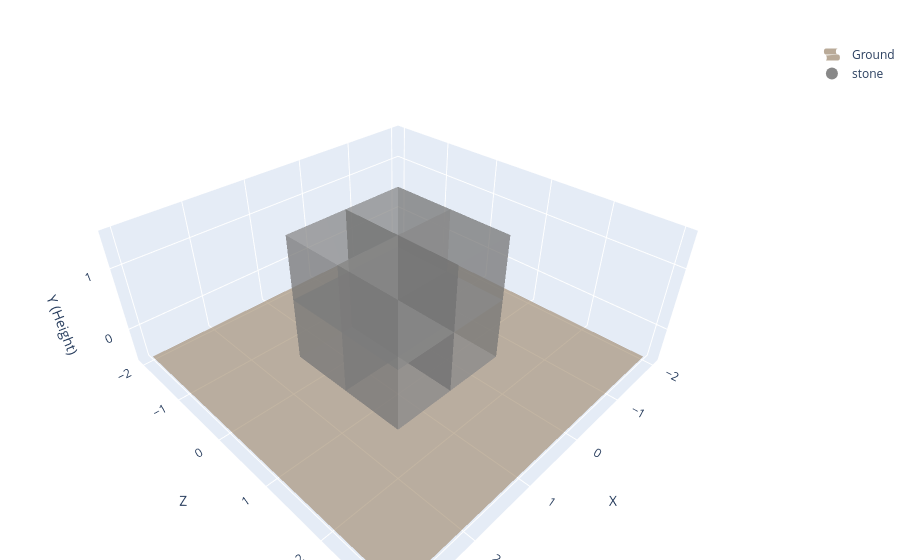

The cell this chart's notebook holds for it:
### Markdown cell above
# Function: `is_leq`

### Code cell
from eval_code.size import is_leq

# Test case: 2x2x2 structure (smaller than 3x3x3)
coords = [
    # Bottom layer (y=0)
    {"x": 0, "y": 0, "z": 0, "material": "stone"},
    {"x": 1, "y": 0, "z": 0, "material": "stone"},
    {"x": 0, "y": 0, "z": 1, "material": "stone"},
    {"x": 1, "y": 0, "z": 1, "material": "stone"},
    # Top layer (y=1)
    {"x": 0, "y": 1, "z": 0, "material": "stone"},
    {"x": 1, "y": 1, "z": 0, "material": "stone"},
    {"x": 0, "y": 1, "z": 1, "material": "stone"},
    {"x": 1, "y": 1, "z": 1, "material": "stone"},
]

# Expect True: 2x2x2 is within bounds of 3x3x3
assert True == is_leq(coords, xz=(3, 3), y=3)
print("✓ PASS: is_leq(coords, xz=(3, 3), y=3)")

# Expect True: 2x2x2 is within bounds of 2x2x2
assert True == is_leq(coords, xz=(2, 2), y=2)
print("✓ PASS: is_leq(coords, xz=(2, 2), y=2)")

# Expect False: 2x2x2 exceeds bounds of 1x1x1 in xz
assert False == is_leq(coords, xz=(1, 1), y=1)
print("✓ PASS: is_leq(coords, xz=(1, 1), y=1) returns 0")

# Expect False: 2x2x2 exceeds bounds in y (y=1 means max range is 0, but we have range 1)
assert False == is_leq(coords, xz=(3, 3), y=1)
print("✓ PASS: is_leq(coords, xz=(3, 3), y=1) returns 0")

# Expect False: xz is OK but y exceeds
assert False == is_leq(coords, xz=(3, 3), y=0)
print("✓ PASS: is_leq(coords, xz=(3, 3), y=0) returns 0")

plotly_blocks.plot(coords)

### Figure 1 — Plotly figure (JSON) as saved in the notebook; plotly's stock layout.template omitted (floating-point values rounded to 4 significant figures)
{"data": [{"colorscale": [[0, "#8B7355"], [1, "#8B7355"]], "name": "Ground", "opacity": 0.6, "showlegend": true, "showscale": false, "type": "surface", "x": [[-2, 3], [-2, 3]], "y": [[-2, -2], [3, 3]], "z": [[-0.5, -0.5], [-0.5, -0.5]]}, {"facecolor": ["#888888", "#888888", "#888888", "#888888", "#888888", "#888888", "#888888", "#888888", "#888888", "#888888", "#888888", "#888888", "#888888", "#888888", "#888888", "#888888", "#888888", "#888888", "#888888", "#888888", "#888888", "#888888", "#888888", "#888888", "#888888", "#888888", "#888888", "#888888", "#888888", "#888888", "#888888", "#888888", "#888888", "#888888", "#888888", "#888888", "#888888", "#888888", "#888888", "#888888", "#888888", "#888888", "#888888", "#888888", "#888888", "#888888", "#888888", "#888888", "#888888", "#888888", "#888888", "#888888", "#888888", "#888888", "#888888", "#888888", "#888888", "#888888", "#888888", "#888888", "#888888", "#888888", "#888888", "#888888", "#888888", "#888888", "#888888", "#888888", "#888888", "#888888", "#888888", "#888888", "#888888", "#888888", "#888888", "#888888", "#888888", "#888888", "#888888", "#888888", "#888888", "#888888", "#888888", "#888888", "#888888", "#888888", "#888888", "#888888", "#888888", "#888888", "#888888", "#888888", "#888888", "#888888", "#888888", "#888888"], "flatshading": true, "i": [0, 0, 4, 4, 0, 0, 2, 2, 1, 1, 0, 0, 8, 8, 12, 12, 8, 8, 10, 10, 9, 9, 8, 8, 16, 16, 20, 20, 16, 16, 18, 18, 17, 17, 16, 16, 24, 24, 28, 28, 24, 24, 26, 26, 25, 25, 24, 24, 32, 32, 36, 36, 32, 32, 34, 34, 33, 33, 32, 32, 40, 40, 44, 44, 40, 40, 42, 42, 41, 41, 40, 40, 48, 48, 52, 52, 48, 48, 50, 50, 49, 49, 48, 48, 56, 56, 60, 60, 56, 56, 58, 58, 57, 57, 56, 56], "j": [1, 2, 5, 6, 1, 5, 3, 7, 2, 6, 3, 7, 9, 10, 13, 14, 9, 13, 11, 15, 10, 14, 11, 15, 17, 18, 21, 22, 17, 21, 19, 23, 18, 22, 19, 23, 25, 26, 29, 30, 25, 29, 27, 31, 26, 30, 27, 31, 33, 34, 37, 38, 33, 37, 35, 39, 34, 38, 35, 39, 41, 42, 45, 46, 41, 45, 43, 47, 42, 46, 43, 47, 49, 50, 53, 54, 49, 53, 51, 55, 50, 54, 51, 55, 57, 58, 61, 62, 57, 61, 59, 63, 58, 62, 59, 63], "k": [2, 3, 6, 7, 5, 4, 7, 6, 6, 5, 7, 4, 10, 11, 14, 15, 13, 12, 15, 14, 14, 13, 15, 12, 18, 19, 22, 23, 21, 20, 23, 22, 22, 21, 23, 20, 26, 27, 30, 31, 29, 28, 31, 30, 30, 29, 31, 28, 34, 35, 38, 39, 37, 36, 39, 38, 38, 37, 39, 36, 42, 43, 46, 47, 45, 44, 47, 46, 46, 45, 47, 44, 50, 51, 54, 55, 53, 52, 55, 54, 54, 53, 55, 52, 58, 59, 62, 63, 61, 60, 63, 62, 62, 61, 63, 60], "opacity": 0.5, "type": "mesh3d", "x": [-0.5, 0.5, 0.5, -0.5, -0.5, 0.5, 0.5, -0.5, 0.5, 1.5, 1.5, 0.5, 0.5, 1.5, 1.5, 0.5, -0.5, 0.5, 0.5, -0.5, -0.5, 0.5, 0.5, -0.5, 0.5, 1.5, 1.5, 0.5, 0.5, 1.5, 1.5, 0.5, -0.5, 0.5, 0.5, -0.5, -0.5, 0.5, 0.5, -0.5, 0.5, 1.5, 1.5, 0.5, 0.5, 1.5, 1.5, 0.5, -0.5, 0.5, 0.5, -0.5, -0.5, 0.5, 0.5, -0.5, 0.5, 1.5, 1.5, 0.5, 0.5, 1.5, 1.5, 0.5], "y": [-0.5, -0.5, -0.5, -0.5, 0.5, 0.5, 0.5, 0.5, -0.5, -0.5, -0.5, -0.5, 0.5, 0.5, 0.5, 0.5, 0.5, 0.5, 0.5, 0.5, 1.5, 1.5, 1.5, 1.5, 0.5, 0.5, 0.5, 0.5, 1.5, 1.5, 1.5, 1.5, -0.5, -0.5, -0.5, -0.5, 0.5, 0.5, 0.5, 0.5, -0.5, -0.5, -0.5, -0.5, 0.5, 0.5, 0.5, 0.5, 0.5, 0.5, 0.5, 0.5, 1.5, 1.5, 1.5, 1.5, 0.5, 0.5, 0.5, 0.5, 1.5, 1.5, 1.5, 1.5], "z": [-0.5, -0.5, 0.5, 0.5, -0.5, -0.5, 0.5, 0.5, -0.5, -0.5, 0.5, 0.5, -0.5, -0.5, 0.5, 0.5, -0.5, -0.5, 0.5, 0.5, -0.5, -0.5, 0.5, 0.5, -0.5, -0.5, 0.5, 0.5, -0.5, -0.5, 0.5, 0.5, 0.5, 0.5, 1.5, 1.5, 0.5, 0.5, 1.5, 1.5, 0.5, 0.5, 1.5, 1.5, 0.5, 0.5, 1.5, 1.5, 0.5, 0.5, 1.5, 1.5, 0.5, 0.5, 1.5, 1.5, 0.5, 0.5, 1.5, 1.5, 0.5, 0.5, 1.5, 1.5]}, {"marker": {"color": "#888888", "size": 8}, "mode": "markers", "name": "stone", "showlegend": true, "type": "scatter3d", "x": [null], "y": [null], "z": [null]}], "layout": {"legend": {"itemsizing": "constant"}, "margin": {"b": 0, "l": 0, "r": 0, "t": 40}, "scene": {"aspectmode": "data", "xaxis": {"dtick": 1, "tick0": -1, "tickformat": ",d", "tickmode": "linear", "title": {"text": "X"}}, "yaxis": {"dtick": 1, "tick0": -1, "tickformat": ",d", "tickmode": "linear", "title": {"text": "Z"}}, "zaxis": {"dtick": 1, "tick0": -1, "tickformat": ",d", "tickmode": "linear", "title": {"text": "Y (Height)"}}}, "title": {"text": ""}}}
